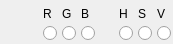
<?xml version="1.0" encoding="UTF-8"?>
<ui version="4.0">
 <class>ChannelPreviewWidget</class>
 <widget class="QWidget" name="ChannelPreviewWidget">
  <property name="geometry">
   <rect>
    <x>0</x>
    <y>0</y>
    <width>173</width>
    <height>44</height>
   </rect>
  </property>
  <property name="windowTitle">
   <string>Form</string>
  </property>
  <layout class="QHBoxLayout" name="horizontalLayout">
   <property name="spacing">
    <number>3</number>
   </property>
   <property name="leftMargin">
    <number>0</number>
   </property>
   <property name="topMargin">
    <number>0</number>
   </property>
   <property name="rightMargin">
    <number>0</number>
   </property>
   <property name="bottomMargin">
    <number>0</number>
   </property>
   <item>
    <widget class="QPushButton" name="pushButton_set_preview">
     <property name="sizePolicy">
      <sizepolicy hsizetype="Maximum" vsizetype="Maximum">
       <horstretch>0</horstretch>
       <verstretch>0</verstretch>
      </sizepolicy>
     </property>
     <property name="focusPolicy">
      <enum>Qt::FocusPolicy::NoFocus</enum>
     </property>
     <property name="text">
      <string/>
     </property>
     <property name="icon">
      <iconset>
       <normaloff>../../icons/grey/eye.svg</normaloff>
       <normalon>../../icons/blue/eye.svg</normalon>../../icons/grey/eye.svg</iconset>
     </property>
     <property name="checkable">
      <bool>true</bool>
     </property>
     <property name="flat">
      <bool>true</bool>
     </property>
    </widget>
   </item>
   <item>
    <layout class="QGridLayout" name="gridLayout">
     <item row="1" column="5">
      <widget class="QRadioButton" name="radioButton_4">
       <property name="sizePolicy">
        <sizepolicy hsizetype="Maximum" vsizetype="Fixed">
         <horstretch>0</horstretch>
         <verstretch>0</verstretch>
        </sizepolicy>
       </property>
       <property name="maximumSize">
        <size>
         <width>20</width>
         <height>16777215</height>
        </size>
       </property>
       <property name="focusPolicy">
        <enum>Qt::FocusPolicy::NoFocus</enum>
       </property>
       <property name="text">
        <string/>
       </property>
      </widget>
     </item>
     <item row="1" column="4">
      <widget class="QRadioButton" name="radioButton_5">
       <property name="sizePolicy">
        <sizepolicy hsizetype="Maximum" vsizetype="Fixed">
         <horstretch>0</horstretch>
         <verstretch>0</verstretch>
        </sizepolicy>
       </property>
       <property name="maximumSize">
        <size>
         <width>20</width>
         <height>16777215</height>
        </size>
       </property>
       <property name="focusPolicy">
        <enum>Qt::FocusPolicy::NoFocus</enum>
       </property>
       <property name="text">
        <string/>
       </property>
      </widget>
     </item>
     <item row="1" column="2">
      <widget class="QRadioButton" name="radioButton_3">
       <property name="sizePolicy">
        <sizepolicy hsizetype="Maximum" vsizetype="Fixed">
         <horstretch>0</horstretch>
         <verstretch>0</verstretch>
        </sizepolicy>
       </property>
       <property name="maximumSize">
        <size>
         <width>20</width>
         <height>16777215</height>
        </size>
       </property>
       <property name="focusPolicy">
        <enum>Qt::FocusPolicy::NoFocus</enum>
       </property>
       <property name="text">
        <string/>
       </property>
      </widget>
     </item>
     <item row="1" column="0">
      <widget class="QRadioButton" name="radioButton">
       <property name="sizePolicy">
        <sizepolicy hsizetype="Maximum" vsizetype="Fixed">
         <horstretch>0</horstretch>
         <verstretch>0</verstretch>
        </sizepolicy>
       </property>
       <property name="maximumSize">
        <size>
         <width>20</width>
         <height>16777215</height>
        </size>
       </property>
       <property name="focusPolicy">
        <enum>Qt::FocusPolicy::NoFocus</enum>
       </property>
       <property name="text">
        <string/>
       </property>
      </widget>
     </item>
     <item row="1" column="6">
      <widget class="QRadioButton" name="radioButton_6">
       <property name="sizePolicy">
        <sizepolicy hsizetype="Maximum" vsizetype="Fixed">
         <horstretch>0</horstretch>
         <verstretch>0</verstretch>
        </sizepolicy>
       </property>
       <property name="maximumSize">
        <size>
         <width>20</width>
         <height>16777215</height>
        </size>
       </property>
       <property name="focusPolicy">
        <enum>Qt::FocusPolicy::NoFocus</enum>
       </property>
       <property name="text">
        <string/>
       </property>
      </widget>
     </item>
     <item row="1" column="1">
      <widget class="QRadioButton" name="radioButton_2">
       <property name="sizePolicy">
        <sizepolicy hsizetype="Maximum" vsizetype="Fixed">
         <horstretch>0</horstretch>
         <verstretch>0</verstretch>
        </sizepolicy>
       </property>
       <property name="maximumSize">
        <size>
         <width>20</width>
         <height>16777215</height>
        </size>
       </property>
       <property name="focusPolicy">
        <enum>Qt::FocusPolicy::NoFocus</enum>
       </property>
       <property name="text">
        <string/>
       </property>
      </widget>
     </item>
     <item row="1" column="3">
      <spacer name="horizontalSpacer">
       <property name="orientation">
        <enum>Qt::Orientation::Horizontal</enum>
       </property>
       <property name="sizeType">
        <enum>QSizePolicy::Policy::Fixed</enum>
       </property>
       <property name="sizeHint" stdset="0">
        <size>
         <width>20</width>
         <height>20</height>
        </size>
       </property>
      </spacer>
     </item>
     <item row="0" column="0">
      <widget class="QLabel" name="label">
       <property name="text">
        <string notr="true">R</string>
       </property>
       <property name="alignment">
        <set>Qt::AlignmentFlag::AlignBottom|Qt::AlignmentFlag::AlignLeading|Qt::AlignmentFlag::AlignLeft</set>
       </property>
      </widget>
     </item>
     <item row="0" column="1">
      <widget class="QLabel" name="label_2">
       <property name="text">
        <string notr="true">G</string>
       </property>
       <property name="alignment">
        <set>Qt::AlignmentFlag::AlignBottom|Qt::AlignmentFlag::AlignLeading|Qt::AlignmentFlag::AlignLeft</set>
       </property>
      </widget>
     </item>
     <item row="0" column="2">
      <widget class="QLabel" name="label_3">
       <property name="text">
        <string notr="true">B</string>
       </property>
       <property name="alignment">
        <set>Qt::AlignmentFlag::AlignBottom|Qt::AlignmentFlag::AlignLeading|Qt::AlignmentFlag::AlignLeft</set>
       </property>
      </widget>
     </item>
     <item row="0" column="4">
      <widget class="QLabel" name="label_4">
       <property name="text">
        <string notr="true">H</string>
       </property>
       <property name="alignment">
        <set>Qt::AlignmentFlag::AlignBottom|Qt::AlignmentFlag::AlignLeading|Qt::AlignmentFlag::AlignLeft</set>
       </property>
      </widget>
     </item>
     <item row="0" column="5">
      <widget class="QLabel" name="label_5">
       <property name="text">
        <string notr="true">S</string>
       </property>
       <property name="alignment">
        <set>Qt::AlignmentFlag::AlignBottom|Qt::AlignmentFlag::AlignLeading|Qt::AlignmentFlag::AlignLeft</set>
       </property>
      </widget>
     </item>
     <item row="0" column="6">
      <widget class="QLabel" name="label_6">
       <property name="text">
        <string notr="true">V</string>
       </property>
       <property name="alignment">
        <set>Qt::AlignmentFlag::AlignBottom|Qt::AlignmentFlag::AlignLeading|Qt::AlignmentFlag::AlignLeft</set>
       </property>
      </widget>
     </item>
    </layout>
   </item>
  </layout>
 </widget>
 <resources/>
 <connections/>
</ui>
